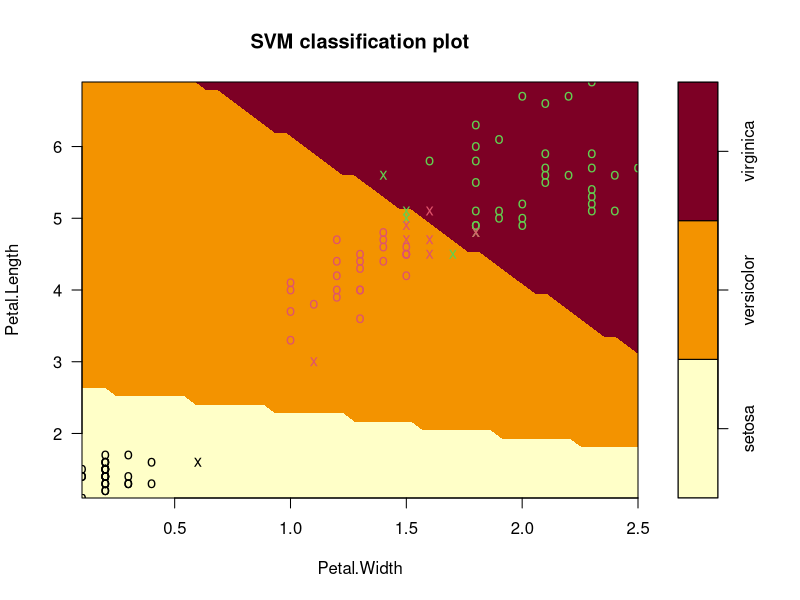

Reproduce this figure in R.

library(e1071)

s<-sample(150,100)
col<- c("Petal.Length", "Petal.Width", "Species")
iris_train <- iris[s,col]
iris_test <- iris[-s,col]


svmfit <- svm(Species ~., data = iris_train, kernel = "linear", cost = 100, gamma=0.001, scale = FALSE) # linear svm, scaling turned OFF
print(svmfit)
plot(svmfit, iris_train[,col])
p<-predict(svmfit, iris_test[,col], type="class")
table(p, iris_test[,3] )
mean(p== iris_test[,3])



